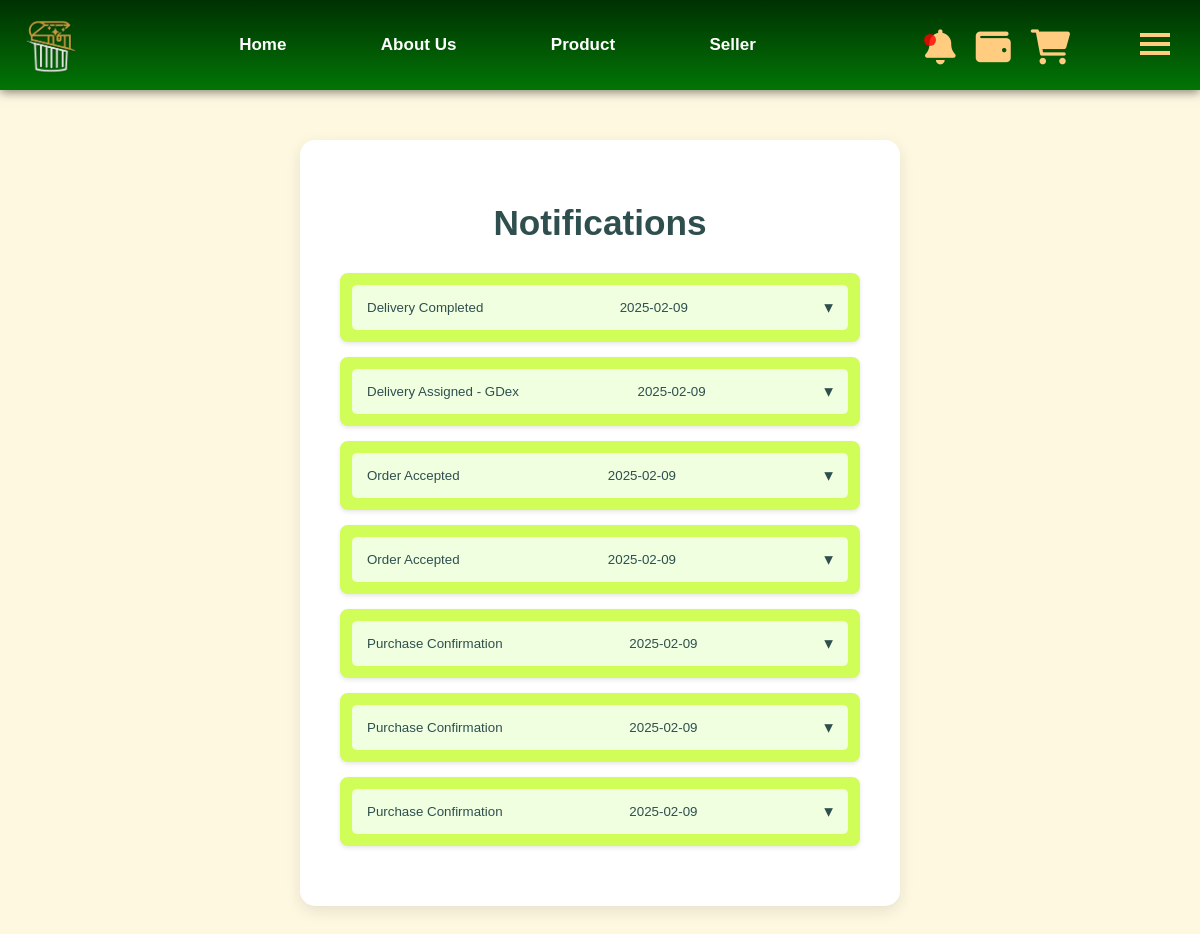
The page /user/notifications (signed in) on the database as committed earlier.
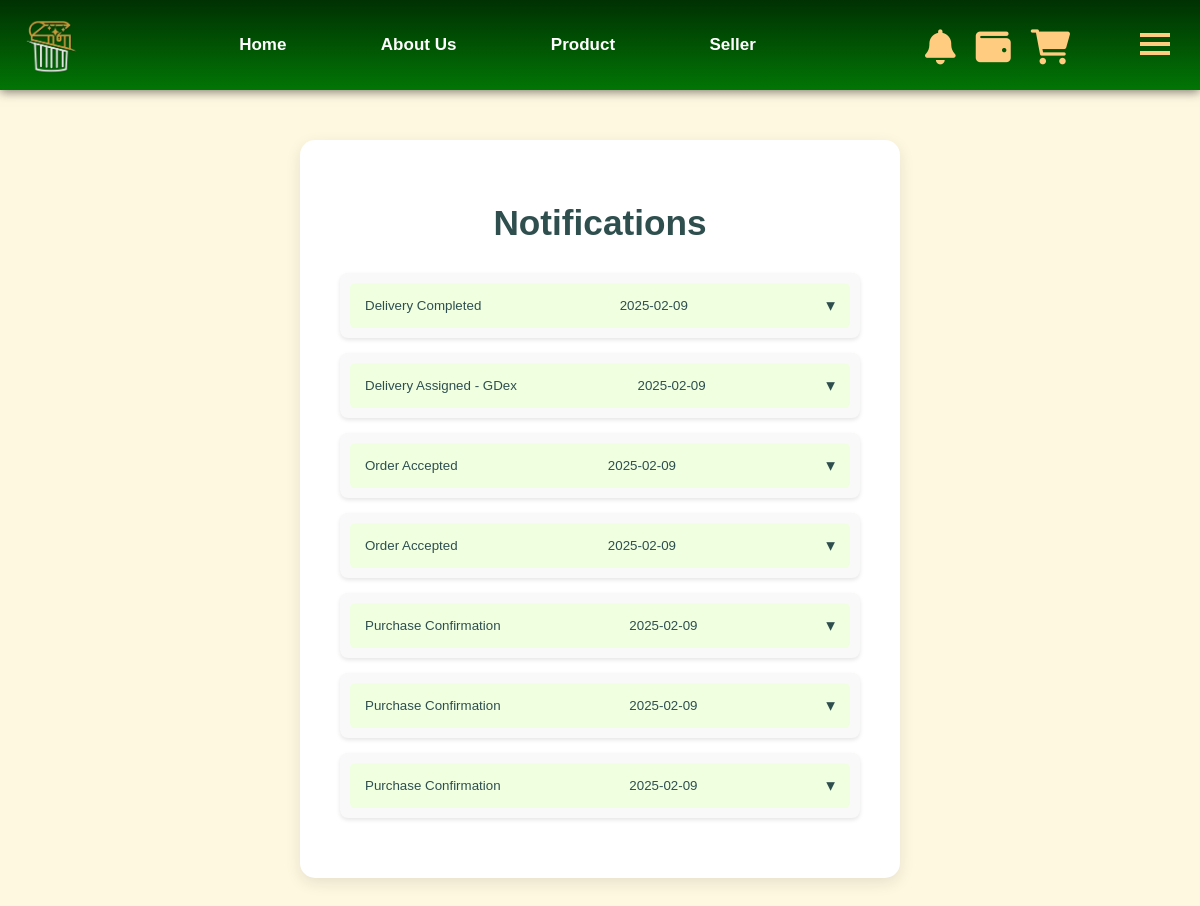
The same page on the database as committed later.
### tables this page shows
CREATE TABLE notification (
        id INTEGER PRIMARY KEY AUTOINCREMENT,
        user_id INTEGER NOT NULL,
        message TEXT NOT NULL,
        topic TEXT NOT NULL,
        date DATE NOT NULL,
        is_read INTEGER DEFAULT 0,
        FOREIGN KEY (user_id) REFERENCES user(pid)
    );

### user_feature.py (the view)
@user_blueprint.route("/notifications")
def notifications():
  user_id = session.get("buyer_id") or session.get("user_id")
  if not user_id:
    flash("Please log in to access this page.", "danger")
    return redirect(url_for("login"))
  con = get_connect_db()
  cur = con.cursor()
  notifications = cur.execute("SELECT * FROM notification WHERE user_id = ? ORDER BY date DESC, id DESC", (user_id,)).fetchall()
  cur.execute("UPDATE notification SET is_read = 1 WHERE user_id = ?", (user_id,))
  con.commit()
  con.close()
  return render_template("notifications.html", notifications = notifications)

### db.py (called while the page is built)
def get_connect_db():
    conn = sqlite3.connect(DATABASE_PATH)
    conn.row_factory = sqlite3.Row
    return conn

def get_unread_notification_count():
    user_id = session.get("buyer_id") or session.get("user_id")
    if not user_id:
        return 0
    con = get_connect_db()
    cur = con.cursor()
    unread_count = cur.execute("SELECT COUNT(*) FROM notification WHERE user_id = ? AND is_read = 0", (user_id,)).fetchone()[0]
    con.close()
    return unread_count

### web.py (called while the page is built)
@app.after_request
def add_header(response):
    response.headers["Cache-Control"] = "no-store, no-cache, must-revalidate, post-check=0, pre-check=0, max-age=0"
    response.headers["Pragma"] = "no-cache"
    response.headers["Expires"] = "0"
    return response

### templates/notifications.html (shortened to what this page needs)
{% extends "index.html" %}
{% block content %}
<link rel="stylesheet" href="/static/notifications.css">
<div class="notification-container">
    <h1>Notifications</h1>
    {% if notifications %}
    <div class="notifications">
        {% for notification in notifications %}
            <div class="notification-item {% if notification.is_read == 0 %}unread{% endif %}">
                  <button class="notification-button">
                        {{ notification.topic }} <br> <span>{{ notification.date }}</span>
                  </button>
             </div>
         {% endfor %}
     </div>
    {% else %}
    <p>No notifications yet.</p>
    {% endif %}
</div>
{% endblock %}

### templates/index.html (shortened to what this page needs)
<!DOCTYPE html>
<html lang="en">
  <head>
    <link
      rel="stylesheet"
      href="https://cdnjs.cloudflare.com/ajax/libs/font-awesome/6.0.0/css/all.min.css"
    />
    <link rel="stylesheet" href="/static/navi.css">
  </head>
  <body>
    <header class="header">
      <div class="logo">
        <a href="/">
          <img src="/static/images/logo2.png" alt="LOGO" href="/" />
        </a>
      </div>
      <nav class="navbar">
        <ul>
          <li><a href="/">Home</a></li>
          <li><a href="{{url_for("about_page")}}">About Us</a></li>
          <li><a href="{{url_for("product_page")}}">Product</a></li>
          <li><a href="{{url_for("seller.wanna_be_seller")}}">Seller</a></li>
        </ul>
      </nav>
      <div class="menu">
        <ul>
          {% if not session.get('user_name') %}
          <div class="login">
            <li><a href="/login">Log In</a></li>
          </div>
          {%else%}
          <div class="cart">
            <a href="{{url_for('user.notifications')}}" class="fas-font-link">
              <i class="fa-solid fa-bell">
                {% if get_unread_notification_count() > 0 %}
                  <span class="notification-badge"></span>
                {% endif %}
              </i>
            </a>
            <a href="{{url_for("eWallet")}}" class="fas-font-link">
              <i class="fas fa-wallet"></i>
            </a>
            <a href="{{url_for('cart')}}" class="fas-font-link">
              <i class="fa-solid fa-cart-shopping">
              </i>
            </a>
          </div>
          {%endif%}
          <div class="dropdown-btn" id="dropdown-btn">
            <div class="dropdown-icon"></div>
            <div class="dropdown-icon"></div>
            <div class="dropdown-icon"></div>
          </div>
        </ul>
      </div>
    </header>
    <div class="content-container">
      {% block content %}{% endblock %}
    </div>
  </body>
</html>

### static/navi.css (style rules this page uses)
body { margin: 0; padding: 0; font-family: 'Franklin Gothic Medium', 'Arial Narrow', Arial, sans-serif; scroll-behavior: smooth; background-color: #fff8e1; }
.header { display: flex; justify-content: space-between; align-items: center; padding: 10px 20px; background: linear-gradient(180deg, #003102, #027505); color: #fff; position: sticky; top: 0; z-index: 1000; box-shadow: 0 2px 10px rgba(0, 0, 0, 0.5); }
.header .logo img { width: 60px; height: auto; transition: transform 0.3s ease; }
.header .menu ul { list-style-type: none; margin: 0; padding: 0; display: flex; gap: 15px; }
html { scroll-behavior: smooth; }
.fas-font-link { color: #f0f0f0; text-decoration: none; font-size: 1.8rem; font-weight: bold; transition: color 0.3s ease, opacity 0.3s ease, transform 0.3s ease; padding: 5px 10px; border-radius: 3px; }
.cart { display: flex; width: 200px; margin-top: 4px; }
.cart i { font-size: 35px; color: #ffcc80; }
.dropdown-btn { position: relative; cursor: pointer; margin: 8px 10px; }
.dropdown-icon { width: 30px; height: 4px; background-color: #ffcc80; margin: 5px 0; transition: background-color 0.3s; }
.navbar { text-align: center; background: #ffffff00; padding: 20px 0; padding-right: 0px; border-radius: 10px; }
.navbar ul { list-style-type: none; margin: 0; padding: 0; display: inline-block; }
.navbar ul li { display: inline; margin: 0 15px; }
.content-container { display: flex; flex-direction: column; width: 100%; min-height: 90%; box-sizing: border-box; animation: fadeIn 0.5s ease; }
.navbar ul li a { text-decoration: none; color: white; font-size: 17px; padding: 15px 30px; transition: background-color 0.3s, color 0.3s, transform 0.3s; border-radius: 5px; font-weight: bold; }
.fas-font-link { position: relative; text-decoration: none; color: black; font-size: 1.3em; }
.fa-cart-shopping { position: relative; }

### static/notifications.css (style rules this page uses)
.notification-container { margin: 50px 300px; background-color: #ffffff; border-radius: 15px; box-shadow: 0 5px 15px rgba(0, 0, 0, 0.1); padding: 40px; display: flex; flex-direction: column; transition: transform 0.3s ease, box-shadow 0.3s ease; }
.notification-container h1 { text-align: center; margin-bottom: 30px; font-size: 2.2em; color: #2f4f4f; }
.notifications { display: flex; flex-direction: column; gap: 15px; margin-bottom: 20px; }
.notification-item { background-color: #f9f9f9; border-radius: 8px; padding: 10px; box-shadow: 0 2px 4px rgba(0, 0, 0, 0.1); transition: all 0.3s ease; }
.notification-button { background-color: #efffe0; color: #2f4f4f; padding: 12px 15px; border: none; border-radius: 5px; width: 100%; text-align: left; cursor: pointer; display: flex; justify-content: space-between; align-items: center; transition: background-color 0.3s ease, color 0.3s ease; }
.notification-button::after { content: '\25BE'; font-size: 1.3em; transition: transform 0.3s ease; }

Rows that differ between the two databases and show on the page:
changed notification "Delivery Completed": is_read 0 → 1 (drawn)
changed notification "Delivery Assigned - GDex": is_read 0 → 1 (drawn)
changed notification (number 3 of 7 on the later page): is_read 0 → 1 (drawn)
changed notification (number 4 of 7 on the later page): is_read 0 → 1 (drawn)
changed notification (number 5 of 7 on the later page): is_read 0 → 1 (drawn)
changed notification (number 6 of 7 on the later page): is_read 0 → 1 (drawn)
changed notification (number 7 of 7 on the later page): is_read 0 → 1 (drawn)
